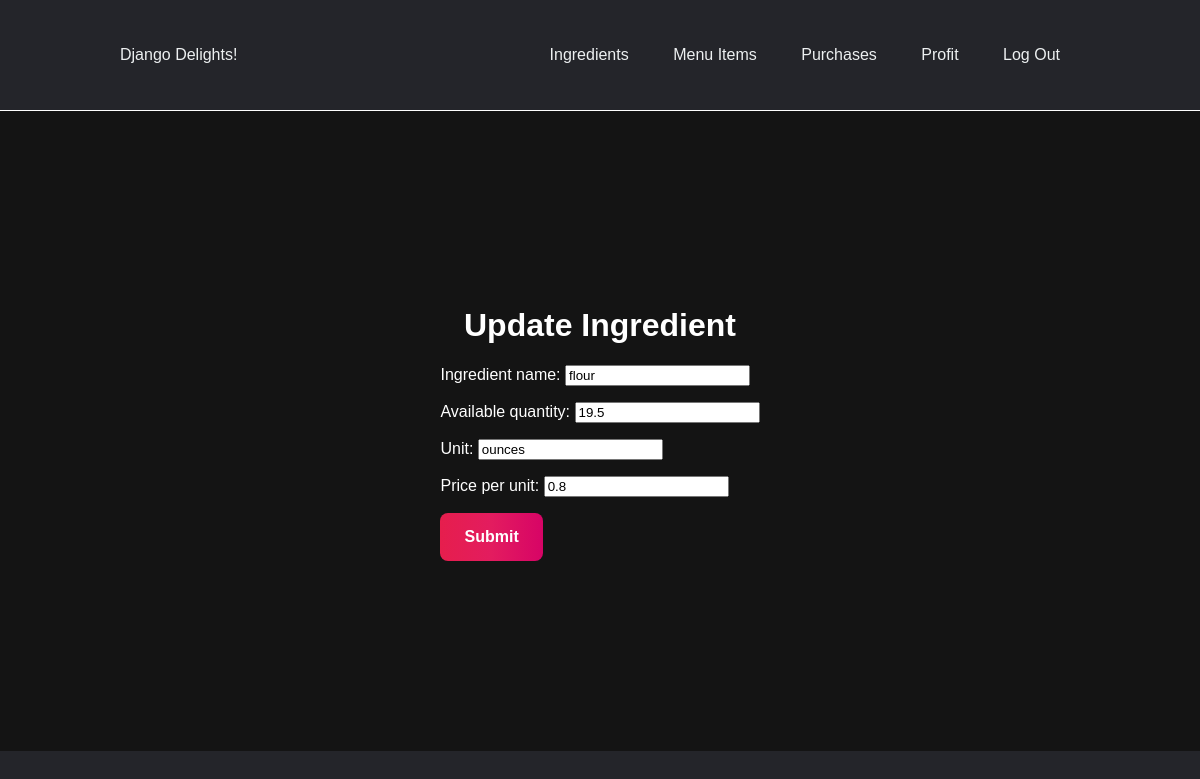
The page /ingredients/7/update (signed in) on the database its author committed.
### inventory/models.py (models this page shows, shortened)
class Ingredient(models.Model):
    ingredient_name = models.CharField(max_length=25)
    available_quantity = models.FloatField(default=0)
    unit = models.CharField(max_length=10)
    price_per_unit = models.FloatField()

### inventory/views.py (the view)
# urls.py: path('ingredients/<str:pk>/update', views.IngredientUpdate.as_view(), name="update_ingredient")
class IngredientUpdate(LoginRequiredMixin, UpdateView):
    model = Ingredient
    template_name = "inventory/ingredient_update_form.html"
    fields = '__all__'

### inventory/templates/inventory/ingredient_update_form.html (shortened to what this page needs)
{% extends "inventory/base.html" %}
{% load static %}
{% block head %}
<link rel="stylesheet" type="text/css" href="{% static 'inventory/home.css' %}">
{% endblock %}
{% block content %}
<div class="welcome-page">
<h1>Update Ingredient</h1>
<form method="POST">
    {{ form.as_p }}
    <input class="submit" type="submit" value="Submit">
</form>
</div>
{% endblock %}

### inventory/static/inventory/base.css (style rules this page uses)
html { font-family: 'Trebuchet MS', 'Lucida Sans Unicode', 'Lucida Grande', 'Lucida Sans', Arial, sans-serif; background: #24252a; color: white; margin: 0; box-sizing: border-box; padding: 0; background-color: #24252a; }
body { margin: 0; }

### inventory/static/inventory/home.css (style rules this page uses)
.welcome-page { display: flex; flex-direction: column; justify-content: center; align-items: center; height: 80vh; line-height: 5px; background-color: #141414; }
.submit { display: inline-block; outline: none; cursor: pointer; font-size: 16px; line-height: 20px; font-weight: 600; border-radius: 8px; padding: 14px 24px; border: none; transition: box-shadow 0.2s ease 0s, -ms-transform 0.1s ease 0s, -webkit-transform 0.1s ease 0s, transform 0.1s ease 0s; background: linear-gradient(to right, rgb(230, 30, 77) 0%, rgb(227, 28, 95) 50%, rgb(215, 4, 102) 100%); color: #fff; }

### rows shown on the page
Ingredient: ingredient_name "flour", available_quantity "19.5", unit "ounces", price_per_unit "0.8"
